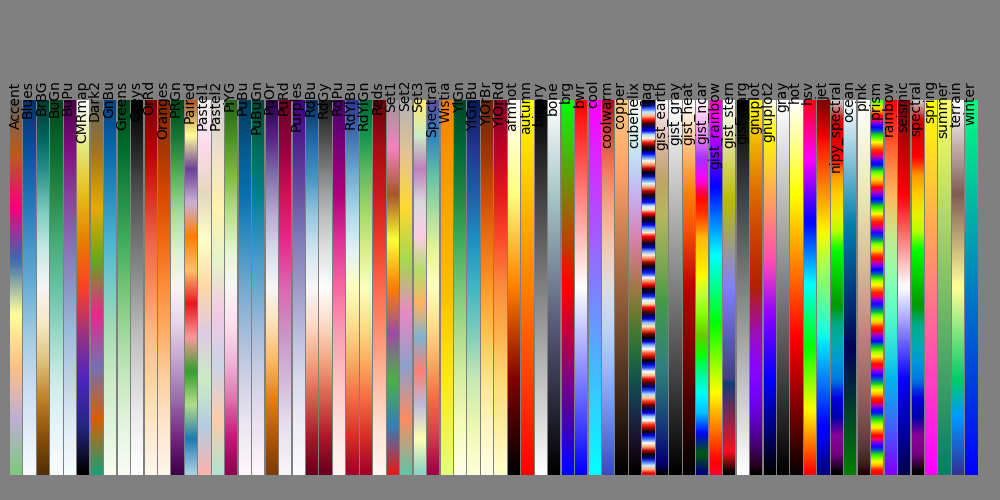

Generate this figure with Python:
from pylab import *
from numpy import outer
rc('text', usetex=False)
a=outer(arange(0,1,0.01),ones(10))
figure(figsize=(10,5))
subplots_adjust(top=0.8,bottom=0.05,left=0.01,right=0.99)
maps=[m for m in cm.datad if not m.endswith("_r")]
maps.sort()
l=len(maps)+1
for i, m in enumerate(maps):
    subplot(1,l,i+1)
    axis("off")
    imshow(a,aspect='auto',cmap=get_cmap(m),origin="lower")
    title(m,rotation=90,fontsize=10)
savefig("colormaps.png",dpi=100,facecolor='gray')
